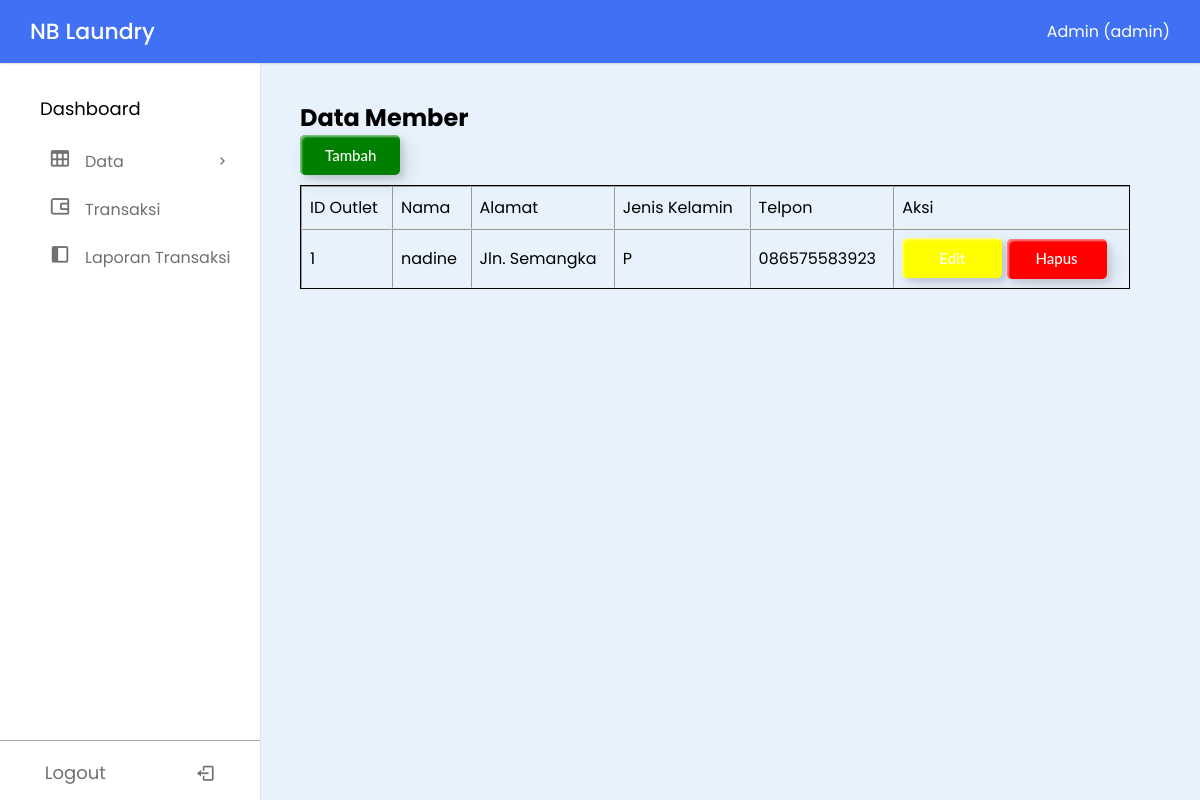
The page /dashboard.php?page=member (signed in) on the database its author committed.
### tables this page shows
CREATE TABLE `tb_member` (
  `id_member` int(11) NOT NULL,
  `nama` varchar(50) NOT NULL,
  `alamat` text NOT NULL,
  `jenis_kelamin` enum('L','P') NOT NULL,
  `tlp` varchar(15) NOT NULL
);

### member/show-member.php (the view, shortened to what this page needs)
<section class="main">
    <h2>Data Member</h2>
    <button type="button" class="custom-btn btn-1" onclick="openModal('modaltambah')">
        Tambah
    </button>
    <div class="myclass">
        <table border="1">
            <tr>
                <td>ID Outlet</td>
                <td>Nama</td>
                <td>Alamat</td>
                <td>Jenis Kelamin</td>
                <td>Telpon</td>
                <td colspan="2" align="center">Aksi</td>
            </tr>
            <?php
            $queryoutlet = "SELECT * FROM tb_member ORDER BY id_member ASC";
            $sql_rm = mysqli_query($conn, $queryoutlet) or die(mysqli_error($conn));
            while ($dataoutlet = mysqli_fetch_array($sql_rm)) {
                $modal_id = "modalubah" . $dataoutlet['id_member'];
            ?>
                <tr>
                    <td><?= $dataoutlet['id_member'] ?></td>
                    <td><?= $dataoutlet['nama'] ?></td>
                    <td><?= $dataoutlet['alamat'] ?></td>
                    <td><?= $dataoutlet['jenis_kelamin'] ?></td>
                    <td><?= $dataoutlet['tlp'] ?></td>
                    <td>
                        <button type="button" class="custom-btn btn-2" data-member-id="<?= $dataoutlet['id_member'] ?>" onclick="openModal('<?php echo $modal_id ?>')">Edit</button>
                        <a href="./proses/member/proses-hapus-member.php?id_member=<?= $dataoutlet['id_member'] ?>" class="custom-btn btn-3">Hapus</a>
                    </td>
                </tr>
            <?php
            }
            ?>
        </table>
</section>

### assets/css/dashboard.css (style rules this page uses)
* { margin: 0; padding: 0; box-sizing: border-box; font-family: "Poppins", sans-serif; }
:root { --white-color: #fff; --blue-color: #4070f4; --grey-color: #707070; --grey-color-light: #aaa; }
body { background-color: #e7f2fd; transition: all 0.5s ease; }
section { padding: 100px 70px 0 300px; }
.myclass { overflow-x: auto; }
table { border-spacing: 0; width: 100%; border: 1px solid; margin-top: 10px; }
th, td { text-align: left; padding: 8px; }
.custom-btn { animation: both; width: 100px; height: 40px; color: black; border-radius: 5px; padding: 10px 25px; font-family: 'Lato', sans-serif; font-weight: 500; background: transparent; cursor: pointer; transition: all 0.3s ease; position: relative; display: inline-block; box-shadow: inset 2px 2px 2px 0px rgba(255, 255, 255, .5), 7px 7px 20px 0px rgba(0, 0, 0, .1), 4px 4px 5px 0px rgba(0, 0, 0, .1); outline: none; font-size: 15px; text-decoration: none; text-align: center; }
.btn-1 { background: green; border: none; text-align: center; color: white; }
.btn-2 { background: yellow; border: none; text-align: center; color: white; }
.btn-3 { text-align: center; background: red; border: none; color: white; }

### rows shown on the page
tb_member: id_member "1", nama "nadine", alamat "Jln. Semangka", jenis_kelamin "P", tlp "086575583923"

### other values the page prints
$_SESSION['username'] "Admin"
$_SESSION['role'] "admin"
